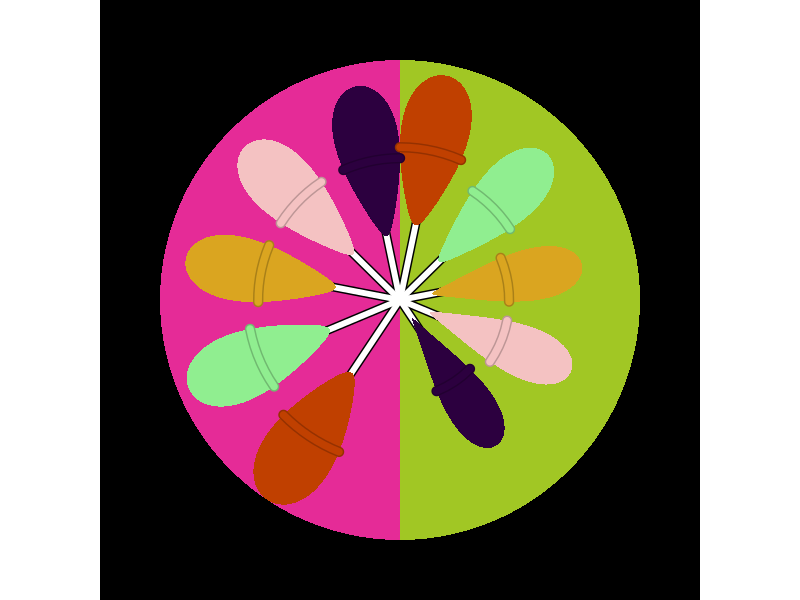

Write the R code that produced this figure.
#====== Day 14 of 25 Days of Rtistry - Borrow Some Tidy Tuesday Data======#

# Library Load-In====
library(tidyverse)

# Data Load In====
SG_Voices <- read_csv("Submissions/2021-12-14/SG_Voices.csv")

# Data Wrangling/Transformation=====
SG_voices_sum <- tibble(x = c(seq(20,100, by = 20),
                              seq(140,220, by = 20)),
                        y =c(sum(str_count(SG_Voices$First_Voice[which(SG_Voices$Album == "Spice")],"Ginger|All")),
                             sum(str_count(SG_Voices$First_Voice[which(SG_Voices$Album == "Spice")],"Sporty|All")),
                             sum(str_count(SG_Voices$First_Voice[which(SG_Voices$Album == "Spice")],"Scary|All")),
                             sum(str_count(SG_Voices$First_Voice[which(SG_Voices$Album == "Spice")],"Baby|All")),
                             sum(str_count(SG_Voices$First_Voice[which(SG_Voices$Album == "Spice")],"Posh|All")),
                             sum(str_count(SG_Voices$First_Voice[which(SG_Voices$Album == "Spiceworld")],"Ginger|All")),
                             sum(str_count(SG_Voices$First_Voice[which(SG_Voices$Album == "Spiceworld")],"Sporty|All")),
                             sum(str_count(SG_Voices$First_Voice[which(SG_Voices$Album == "Spiceworld")],"Scary|All")),
                             sum(str_count(SG_Voices$First_Voice[which(SG_Voices$Album == "Spiceworld")],"Baby|All")),
                             sum(str_count(SG_Voices$First_Voice[which(SG_Voices$Album == "Spiceworld")],"Posh|All"))),
                        spice = rep(c("Ginger","Sporty","Scary","Baby","Posh"),2),
                        album = c(rep("Spice",5),rep("Spiceworld",5)))

# We need Lollipops and they need a "bumpy" part====
# The foundation for our base, a theta for a circle.
theta <- seq(0,2*pi, length.out = 100)

#Setting an empty list to iterate and make each spice a lollipop for each album we recognize (Forever doesnt exist here sry)====
spice_pops <- list()

#Getting the bases of the lollipops in a list====
for(i in seq_along(1:nrow(SG_voices_sum))){
  spice_pops[[i]] <- tibble(x = 7*cos(theta)+SG_voices_sum$x[i],
                            y = 7*sin(theta)+(SG_voices_sum$y[i]),
                            group = SG_voices_sum$spice[i])
}

# Setting names for each spice's lollipop====
names(spice_pops) <- paste0(unique(SG_voices_sum$spice),c(rep("_Spice",5),rep("_SW",5)))

#Smooshing into a dataframe====
spice_pops_base <- bind_rows(spice_pops)

# Doing the same process for the bumpy part of the lollipop. We can use geom_segment to make the illusion of a "bump" in the lollipop====
bumpy_part <- list()

for(i in seq_along(1:length(spice_pops))){
  bumpy_part[[i]] <- tibble(x = min(spice_pops[[names(spice_pops)[i]]][["x"]]),
                            xend = max(spice_pops[[names(spice_pops)[i]]][["x"]]),
                            y = median(spice_pops[[names(spice_pops)[i]]][["y"]]),
                            yend = median(spice_pops[[names(spice_pops)[i]]][["y"]]),
                            group = SG_voices_sum$spice[i])
}

spice_pops_bump <- bind_rows(bumpy_part)

# Setting up the color palettes====
color_pal <- rep(c("#C04000","#90ee90","#DAA520","#f4c2c2","#2c003f"),2)
border_pal <- sapply(color_pal, function(x) colorRampPalette(c(x,"#000000"))(10)[3], USE.NAMES = FALSE)


# Creating the block backgrounds====
background_left <- tibble(x = c(-Inf,120,120,-Inf),
                          y = c(-Inf,-Inf,Inf,Inf))

background_right <- tibble(x = c(120,Inf,Inf,120),
                           y = c(-Inf,-Inf,Inf,Inf))

# Making the final plot====
spice_pops_base %>%
  ggplot(aes(x,y, group = group))+
  theme_void()+
  geom_polygon(data = background_left, aes(x,y), fill = "#A1C724", inherit.aes = FALSE)+
  geom_polygon(data = background_right, aes(x,y), fill = "#E52B97", inherit.aes = FALSE)+
  geom_segment(data = SG_voices_sum, aes(x =x, xend = x, y = -9, yend = y), color = "black", size = 3, inherit.aes = FALSE)+
  geom_segment(data = SG_voices_sum, aes(x =x, xend = x, y = -9, yend = y), color = "white", size = 2, inherit.aes = FALSE)+
  geom_polygon(fill = rep(color_pal, each = 100))+
  geom_segment(data = spice_pops_bump, aes(x = x, xend = xend, y=y, yend=yend, group = group), inherit.aes = FALSE, color = border_pal, size = 3.5, lineend = "round")+
  geom_segment(data = spice_pops_bump, aes(x = x, xend = xend, y=y, yend=yend, group = group), inherit.aes = FALSE, color = color_pal, size = 2.5, lineend = "round")+
  theme(panel.background = element_rect(fill = "#000000"),
        plot.background = element_rect(fill = "#000000"))+
  coord_polar()